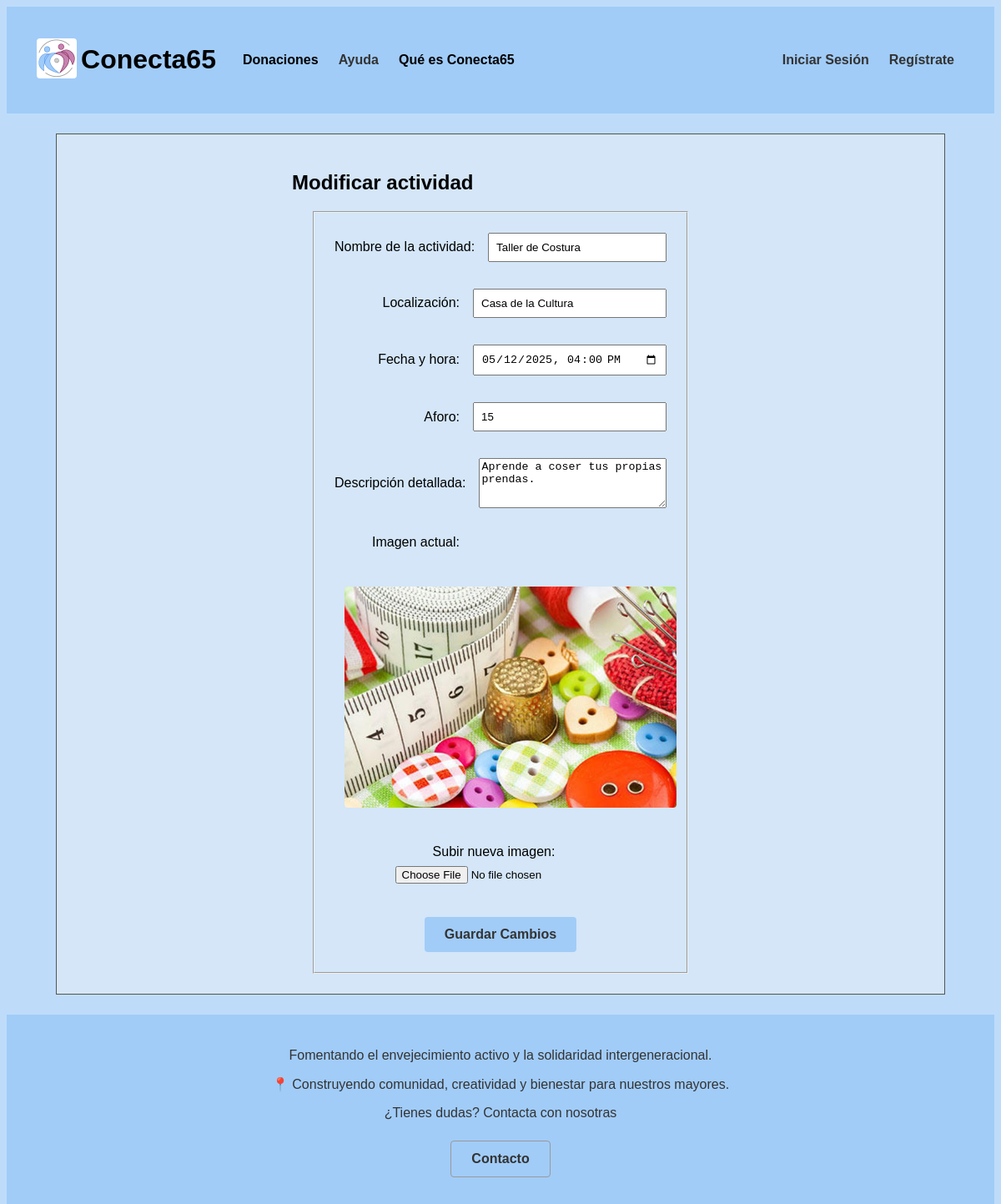
The app's page /p3_g1/ModificarActividad.php?id=2 with its own data.
### tables this page shows
CREATE TABLE `actividades` (
  `id` int(10) UNSIGNED NOT NULL,
  `nombre` varchar(35) NOT NULL,
  `localizacion` varchar(70) NOT NULL,
  `fecha_hora` datetime(6) NOT NULL,
  `descripcion` text NOT NULL,
  `aforo` tinyint(3) NOT NULL,
  `dirigida` tinyint(1) NOT NULL,
  `ocupacion` tinyint(3) NOT NULL,
  `foto` varchar(50) NOT NULL,
  `categoria` tinyint(1) NOT NULL
);

### p3_g1/includes/actividad/actividadDTO.php (called while the page is built, shortened)
<?php
class actividadDTO
{
    private $nombre;
    private $localizacion;
    private $fecha_hora;
    private $descripcion;
    private $aforo;
    private $foto;
    public function __construct($id, $nombre, $localizacion, $fecha_hora, $descripcion, $aforo, $dirigida, $ocupacion, $foto)
    {
        $this->nombre = $nombre;
        $this->localizacion = $localizacion;
        $this->fecha_hora = $fecha_hora;
        $this->descripcion = $descripcion;
        $this->aforo = $aforo;
        $this->foto = $foto;
    }
    public function nombre()
    {
        return $this->nombre;
    }
    public function localizacion()
    {
        return $this->localizacion;
    }
    public function fecha_hora()
    {
        return $this->fecha_hora;
    }
    public function descripcion()
    {
        return $this->descripcion;
    }
    public function aforo()
    {
        return $this->aforo;
    }
    public function foto()
    {
        return $this->foto;
    }
}
?>

### p3_g1/includes/actividad/actividadDAO.php (called while the page is built, shortened)
<?php
class actividadDAO extends baseDAO implements IActividad
{
    public function getActividadById($id)
    {
        try {
            $conn = application::getInstance()->getConexionBd();
            $query = "SELECT id, nombre, localizacion, fecha_hora, descripcion, aforo, dirigida, ocupacion, foto FROM actividades WHERE id = ?";
            $stmt = $conn->prepare($query);
            $stmt->bind_param("i", $id);
            $stmt->execute();
            $stmt->bind_result($id, $nombre, $localizacion, $fecha_hora, $descripcion, $aforo, $dirigida, $ocupacion, $foto);
            if ($stmt->fetch()) {
                return new actividadDTO($id, $nombre, $localizacion, $fecha_hora, $descripcion, $aforo, $dirigida, $ocupacion, $foto);
            }
        } finally {
            if ($stmt) {
                $stmt->close();
            }
        }
        return null;
    }
   }
?>

### p3_g1/includes/actividad/actividadAppService.php (called while the page is built, shortened)
<?php
class actividadAppService
{
    public function getActividadById($id)
    {
        $IActividadDAO = actividadFactory::CreateActividad();
        $actividad = $IActividadDAO->getActividadById($id);
        return $actividad;
    }
}
?>

### p3_g1/includes/modificarActividad/modificarActividadForm.php (the view, shortened to what this page needs)
<?php
class modificarActividadForm extends formBase
{
    private $actividad;
    public function __construct($actividad = null)
    {
        $this->actividad = $actividad;
    }
    protected function CreateFields($datos)
    {
        $id = $this->actividad ? $this->actividad->id() : ($datos['id'] ?? '');
        $nombre = $this->actividad ? $this->actividad->nombre() : ($datos['nombre'] ?? '');
        $localizacion = $this->actividad ? $this->actividad->localizacion() : ($datos['localizacion'] ?? '');
        $fecha_hora = $this->actividad ? date('Y-m-d\TH:i', strtotime($this->actividad->fecha_hora())) : ($datos['fecha_hora'] ?? '');
        $descripcion = $this->actividad ? $this->actividad->descripcion() : ($datos['descripcion'] ?? '');
        $aforo = $this->actividad ? $this->actividad->aforo() : ($datos['aforo'] ?? '');
        $dirigida = $this->actividad ? $this->actividad->dirigida() : ($datos['dirigida'] ?? '');
        $ocupacion = $this->actividad ? $this->actividad->ocupacion() : ($datos['ocupacion'] ?? '');
        $imagen = $this->actividad ? $this->actividad->foto() : null;
        $fechaMinima = date('Y-m-d\TH:i');
        $html = <<<EOF
            <div class="inForm">
                <fieldset>
                    <input type="hidden" name="id" value="$id" />
                    <p><label>Nombre de la actividad:</label> <input type="text" name="nombre" value="$nombre" required/></p>
                    <p><label>Localización:</label> <input type="text" name="localizacion" value="$localizacion" required/></p>
                    <p><label>Fecha y hora:</label> <input type="datetime-local" name="fecha_hora" value="$fecha_hora" min="$fechaMinima" required/></p>
                    <p><label>Aforo:</label> <input type="number" name="aforo" value="$aforo" required min="1" max="999"/></p>
                    <p><label>Descripción detallada:</label> <textarea name="descripcion" required>$descripcion</textarea></p>
                    <input type="hidden" name="dirigida" value="$dirigida" />
                    <input type="hidden" name="ocupacion" value="$ocupacion" />
                    <p><label>Imagen actual:</label></p>
                    <p>
                        <?php if ($imagen): ?>
                            <img src="$imagen" alt="Imagen de la actividad" width="475" />
                            <input type="hidden" name="imagenActual" value="$imagen" />
                        <?php endif; ?>
                    </p>
                    <p><label>Subir nueva imagen:</label> <input type="file" name="imagen" accept="image/*" /></p>
                    <button type="submit" name="modificar">Guardar Cambios</button>
                </fieldset>
            </div>
        EOF;
        return $html;
    }
}
?>

### p3_g1/CSS/estiloMovil.css (style rules this page uses)
.inForm fieldset p { flex-direction: column; align-items: flex-start; }
.inForm fieldset p label { text-align: left; margin-right: 0; margin-bottom: 0.5rem; min-width: auto; width: 100%; }
.inForm fieldset p input, .inForm fieldset p textarea { width: 100%; }
.inForm fieldset { padding: 1rem; }

### p3_g1/CSS/estilo.css (style rules this page uses)
html { height: 100%; width: 100%; margin: 0; padding: 0; font-family: 'Trebuchet MS', 'Lucida Sans Unicode', 'Lucida Grande', 'Lucida Sans', Arial, sans-serif; }
body { display: flex; flex-direction: column; background-color: #bedcfa; overflow-x: hidden; }
.inForm { display: flex; justify-content: center; width: 90%; margin: 0 auto; }
.inForm fieldset { display: flex; flex-direction: column; align-items: center; max-width: 500px; width: 100%; margin: 0 auto; padding: 1.5rem; box-sizing: border-box; gap: 1rem; }
.inForm fieldset p { display: flex; align-items: center; width: 100%; margin: 0 0 1rem 0; }
.inForm fieldset p label { min-width: 150px; text-align: right; margin-right: 1rem; }
.inForm fieldset p input { flex: 1; padding: 8px; box-sizing: border-box; min-width: 1rem; }
.inForm fieldset p textarea { flex: 1; height: 60px; box-sizing: border-box; }
.inForm fieldset > p:last-of-type { text-align: center; display: block; }
button { background-color: #a1ccf8; color: #333; font-weight: bold; font-size: 1rem; padding: 0.75rem 1.5rem; border: none; border-radius: 0.25rem; cursor: pointer; width: auto; }
img { margin: 0.75rem; border-radius: 0.25rem; max-width: 100%; height: auto; }

### records on screen
actividades: nombre "Taller de Costura", localizacion "Casa de la Cultura", fecha_hora "05/12/2025 16:00", aforo "15", descripcion "Aprende a coser tus propias prendas.", foto (picture)
